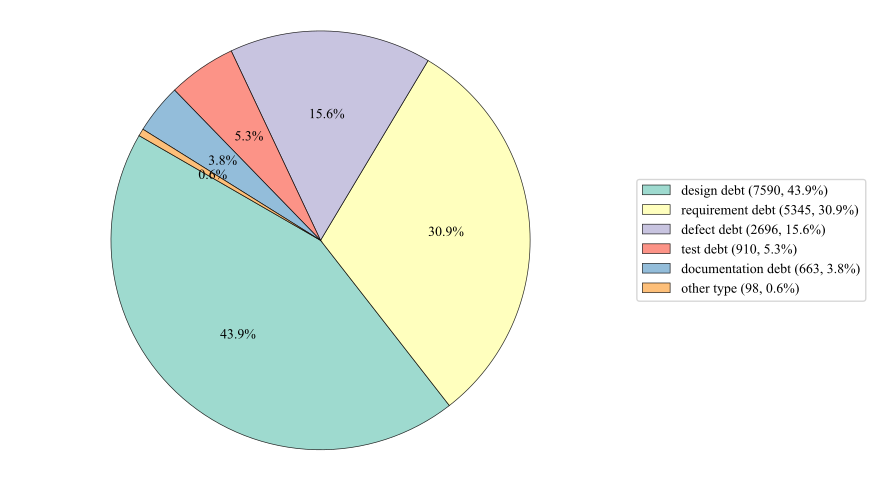

Recreate this plot in Python.
import json
import os
import pandas as pd
import matplotlib.pyplot as plt
import seaborn as sns


with open('../../Dataset/data/merged_data_40501.json', encoding='utf-8') as f:
    df = pd.DataFrame(json.load(f)).replace({'is_self_fixed': {1: 'Self-fixed', 0: 'Non Self-fixed'}})


type_counts = df[df['is_self_fixed'] == 'Non Self-fixed']['satd_type'].value_counts()


plt.rcParams.update({'font.family': 'Times New Roman', 'axes.unicode_minus': False})
colors = sns.color_palette("Set3", len(type_counts))


fig, ax = plt.subplots(figsize=(8, 6))
patches, _, _ = ax.pie(
    type_counts,
    colors=colors,
    autopct='%1.1f%%',
    startangle=150,
    wedgeprops={'edgecolor': 'black', 'linewidth': 0.5, 'alpha': 0.85}
)

ax.axis('equal')  
total = type_counts.sum()
legend_labels = [
    f"{lbl} ({cnt}, {cnt / total * 100:.1f}%)"
    for lbl, cnt in zip(type_counts.index, type_counts)
]
ax.legend(patches, legend_labels,
          loc="center left",
          bbox_to_anchor=(1, 0, 0.5, 1),
          prop={'size': 10})

base = os.path.splitext(os.path.basename(__file__))[0]
plt.savefig(f'{base}.pdf', bbox_inches='tight')
plt.close()
